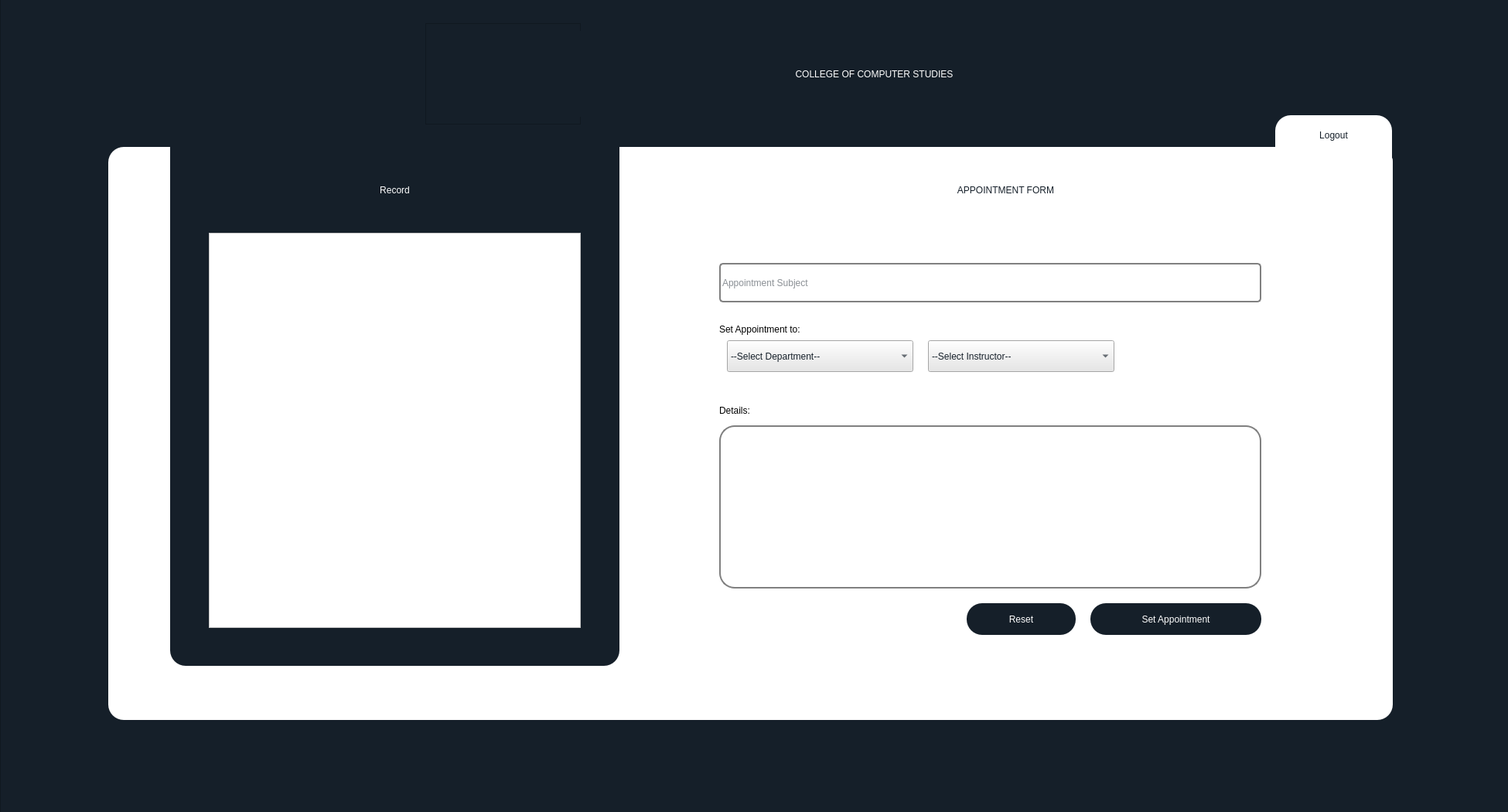
<?xml version="1.0" encoding="UTF-8"?>
<ui version="4.0">
 <class>studentFrame</class>
 <widget class="QDialog" name="studentFrame">
  <property name="geometry">
   <rect>
    <x>0</x>
    <y>0</y>
    <width>1950</width>
    <height>1050</height>
   </rect>
  </property>
  <property name="windowTitle">
   <string>Dialog</string>
  </property>
  <widget class="QFrame" name="studentFrameNew">
   <property name="geometry">
    <rect>
     <x>0</x>
     <y>-10</y>
     <width>1951</width>
     <height>1061</height>
    </rect>
   </property>
   <property name="styleSheet">
    <string notr="true">background-color: rgb(21, 31, 41);</string>
   </property>
   <property name="frameShape">
    <enum>QFrame::StyledPanel</enum>
   </property>
   <property name="frameShadow">
    <enum>QFrame::Raised</enum>
   </property>
   <widget class="QFrame" name="frame_2">
    <property name="geometry">
     <rect>
      <x>140</x>
      <y>200</y>
      <width>1661</width>
      <height>741</height>
     </rect>
    </property>
    <property name="styleSheet">
     <string notr="true">background-color: rgb(255, 255, 255);
border-radius: 20px;</string>
    </property>
    <property name="frameShape">
     <enum>QFrame::StyledPanel</enum>
    </property>
    <property name="frameShadow">
     <enum>QFrame::Raised</enum>
    </property>
    <widget class="QPushButton" name="btnSet">
     <property name="geometry">
      <rect>
       <x>1270</x>
       <y>590</y>
       <width>221</width>
       <height>41</height>
      </rect>
     </property>
     <property name="cursor">
      <cursorShape>PointingHandCursor</cursorShape>
     </property>
     <property name="styleSheet">
      <string notr="true">color: rgb(255, 255, 255);
background-color: rgb(21, 31, 41);
font: 14pt &quot;Montserrat&quot;;</string>
     </property>
     <property name="text">
      <string>Set Appointment</string>
     </property>
    </widget>
    <widget class="QLineEdit" name="inputAppointmentSubject">
     <property name="geometry">
      <rect>
       <x>790</x>
       <y>150</y>
       <width>701</width>
       <height>51</height>
      </rect>
     </property>
     <property name="styleSheet">
      <string notr="true">border: 2px solid gray;
color: rgb(21, 31, 41);
font: 14pt &quot;Montserrat&quot;;
border-radius: 5px;</string>
     </property>
     <property name="placeholderText">
      <string>Appointment Subject</string>
     </property>
    </widget>
    <widget class="QComboBox" name="cmbInstructor">
     <property name="geometry">
      <rect>
       <x>1060</x>
       <y>250</y>
       <width>241</width>
       <height>41</height>
      </rect>
     </property>
     <property name="styleSheet">
      <string notr="true">color: rgb(21, 31, 41);
background-color: rgb(231, 231, 231);
font: 14pt &quot;Montserrat&quot;;
border-radius:-20px solid gray;</string>
     </property>
     <property name="frame">
      <bool>true</bool>
     </property>
     <item>
      <property name="text">
       <string>--Select Instructor--</string>
      </property>
     </item>
    </widget>
    <widget class="QLabel" name="label">
     <property name="geometry">
      <rect>
       <x>660</x>
       <y>0</y>
       <width>1001</width>
       <height>111</height>
      </rect>
     </property>
     <property name="styleSheet">
      <string notr="true">font: 40pt &quot;Bebas&quot;;
color: rgb(21, 31, 41);
background-color: rgb(255, 255, 255);</string>
     </property>
     <property name="text">
      <string>APPOINTMENT FORM</string>
     </property>
     <property name="alignment">
      <set>Qt::AlignCenter</set>
     </property>
    </widget>
    <widget class="QFrame" name="frame_3">
     <property name="geometry">
      <rect>
       <x>80</x>
       <y>-20</y>
       <width>581</width>
       <height>691</height>
      </rect>
     </property>
     <property name="styleSheet">
      <string notr="true">background-color: rgb(21, 31, 41);
border-radius: 20px;</string>
     </property>
     <property name="frameShape">
      <enum>QFrame::StyledPanel</enum>
     </property>
     <property name="frameShadow">
      <enum>QFrame::Raised</enum>
     </property>
     <widget class="QLabel" name="label_5">
      <property name="geometry">
       <rect>
        <x>0</x>
        <y>30</y>
        <width>581</width>
        <height>91</height>
       </rect>
      </property>
      <property name="styleSheet">
       <string notr="true">font:40pt &quot;Bebas&quot;;
color: rgb(255, 255, 255);</string>
      </property>
      <property name="text">
       <string>Record</string>
      </property>
      <property name="alignment">
       <set>Qt::AlignCenter</set>
      </property>
     </widget>
     <widget class="QTableWidget" name="widgetStudentRecord">
      <property name="geometry">
       <rect>
        <x>50</x>
        <y>131</y>
        <width>481</width>
        <height>511</height>
       </rect>
      </property>
      <property name="styleSheet">
       <string notr="true">background-color: rgb(255, 255, 255);
font: 12pt &quot;Montserrat&quot;;
border-radius:-20px;</string>
      </property>
     </widget>
    </widget>
    <widget class="QTextEdit" name="textDetails">
     <property name="geometry">
      <rect>
       <x>790</x>
       <y>360</y>
       <width>701</width>
       <height>211</height>
      </rect>
     </property>
     <property name="accessibleDescription">
      <string/>
     </property>
     <property name="styleSheet">
      <string notr="true">border:2px solid gray;
font: 12pt &quot;Montserrat&quot;;
</string>
     </property>
     <property name="documentTitle">
      <string/>
     </property>
     <property name="placeholderText">
      <string/>
     </property>
    </widget>
    <widget class="QPushButton" name="bntReset">
     <property name="geometry">
      <rect>
       <x>1110</x>
       <y>590</y>
       <width>141</width>
       <height>41</height>
      </rect>
     </property>
     <property name="cursor">
      <cursorShape>PointingHandCursor</cursorShape>
     </property>
     <property name="styleSheet">
      <string notr="true">color: rgb(255, 255, 255);
background-color: rgb(21, 31, 41);
font: 14pt &quot;Montserrat&quot;;</string>
     </property>
     <property name="text">
      <string>Reset</string>
     </property>
    </widget>
    <widget class="QLabel" name="label_3">
     <property name="geometry">
      <rect>
       <x>790</x>
       <y>220</y>
       <width>331</width>
       <height>31</height>
      </rect>
     </property>
     <property name="styleSheet">
      <string notr="true">font: bold 14pt &quot;montserrat&quot;;</string>
     </property>
     <property name="text">
      <string>Set Appointment to:</string>
     </property>
    </widget>
    <widget class="QLabel" name="label_6">
     <property name="geometry">
      <rect>
       <x>790</x>
       <y>310</y>
       <width>141</width>
       <height>61</height>
      </rect>
     </property>
     <property name="styleSheet">
      <string notr="true">font: bold 14pt &quot;Montserrat&quot;;</string>
     </property>
     <property name="text">
      <string>Details:</string>
     </property>
    </widget>
    <widget class="QComboBox" name="cmbDepartment">
     <property name="geometry">
      <rect>
       <x>800</x>
       <y>250</y>
       <width>241</width>
       <height>41</height>
      </rect>
     </property>
     <property name="styleSheet">
      <string notr="true">color: rgb(21, 31, 41);
background-color: rgb(231, 231, 231);
font: 14pt &quot;Montserrat&quot;;
border-radius:-20px solid gray;</string>
     </property>
     <property name="frame">
      <bool>true</bool>
     </property>
     <item>
      <property name="text">
       <string>--Select Department--</string>
      </property>
     </item>
    </widget>
    <zorder>label_6</zorder>
    <zorder>label_3</zorder>
    <zorder>inputAppointmentSubject</zorder>
    <zorder>btnSet</zorder>
    <zorder>label</zorder>
    <zorder>frame_3</zorder>
    <zorder>textDetails</zorder>
    <zorder>bntReset</zorder>
    <zorder>cmbInstructor</zorder>
    <zorder>cmbDepartment</zorder>
   </widget>
   <widget class="QLabel" name="label_4">
    <property name="geometry">
     <rect>
      <x>780</x>
      <y>60</y>
      <width>701</width>
      <height>91</height>
     </rect>
    </property>
    <property name="styleSheet">
     <string notr="true">font:50pt &quot;Bebas&quot;;
color: rgb(255, 255, 255);</string>
    </property>
    <property name="text">
     <string>COLLEGE OF COMPUTER STUDIES</string>
    </property>
    <property name="alignment">
     <set>Qt::AlignCenter</set>
    </property>
   </widget>
   <widget class="QFrame" name="frame_4">
    <property name="geometry">
     <rect>
      <x>1649</x>
      <y>159</y>
      <width>151</width>
      <height>101</height>
     </rect>
    </property>
    <property name="styleSheet">
     <string notr="true">background-color: rgb(255, 255, 255);
border-radius:20px;</string>
    </property>
    <property name="frameShape">
     <enum>QFrame::StyledPanel</enum>
    </property>
    <property name="frameShadow">
     <enum>QFrame::Raised</enum>
    </property>
    <widget class="QPushButton" name="btnStudentLogout">
     <property name="geometry">
      <rect>
       <x>10</x>
       <y>10</y>
       <width>131</width>
       <height>31</height>
      </rect>
     </property>
     <property name="cursor">
      <cursorShape>PointingHandCursor</cursorShape>
     </property>
     <property name="styleSheet">
      <string notr="true">color: rgb(21, 31, 41);
background-color: rgb(255, 255, 255);
border-radius: 40px;
font: 14pt &quot;Montserrat&quot;;</string>
     </property>
     <property name="text">
      <string>Logout</string>
     </property>
    </widget>
   </widget>
   <widget class="QFrame" name="frame">
    <property name="geometry">
     <rect>
      <x>550</x>
      <y>40</y>
      <width>201</width>
      <height>131</height>
     </rect>
    </property>
    <property name="frameShape">
     <enum>QFrame::StyledPanel</enum>
    </property>
    <property name="frameShadow">
     <enum>QFrame::Raised</enum>
    </property>
    <widget class="QLabel" name="label_2">
     <property name="geometry">
      <rect>
       <x>110</x>
       <y>10</y>
       <width>111</width>
       <height>111</height>
      </rect>
     </property>
     <property name="text">
      <string/>
     </property>
     <property name="pixmap">
      <pixmap>upperBlue2.png</pixmap>
     </property>
     <property name="alignment">
      <set>Qt::AlignCenter</set>
     </property>
    </widget>
   </widget>
  </widget>
 </widget>
 <tabstops>
  <tabstop>inputAppointmentSubject</tabstop>
  <tabstop>cmbInstructor</tabstop>
  <tabstop>textDetails</tabstop>
  <tabstop>btnSet</tabstop>
  <tabstop>bntReset</tabstop>
  <tabstop>btnStudentLogout</tabstop>
 </tabstops>
 <resources/>
 <connections/>
</ui>
